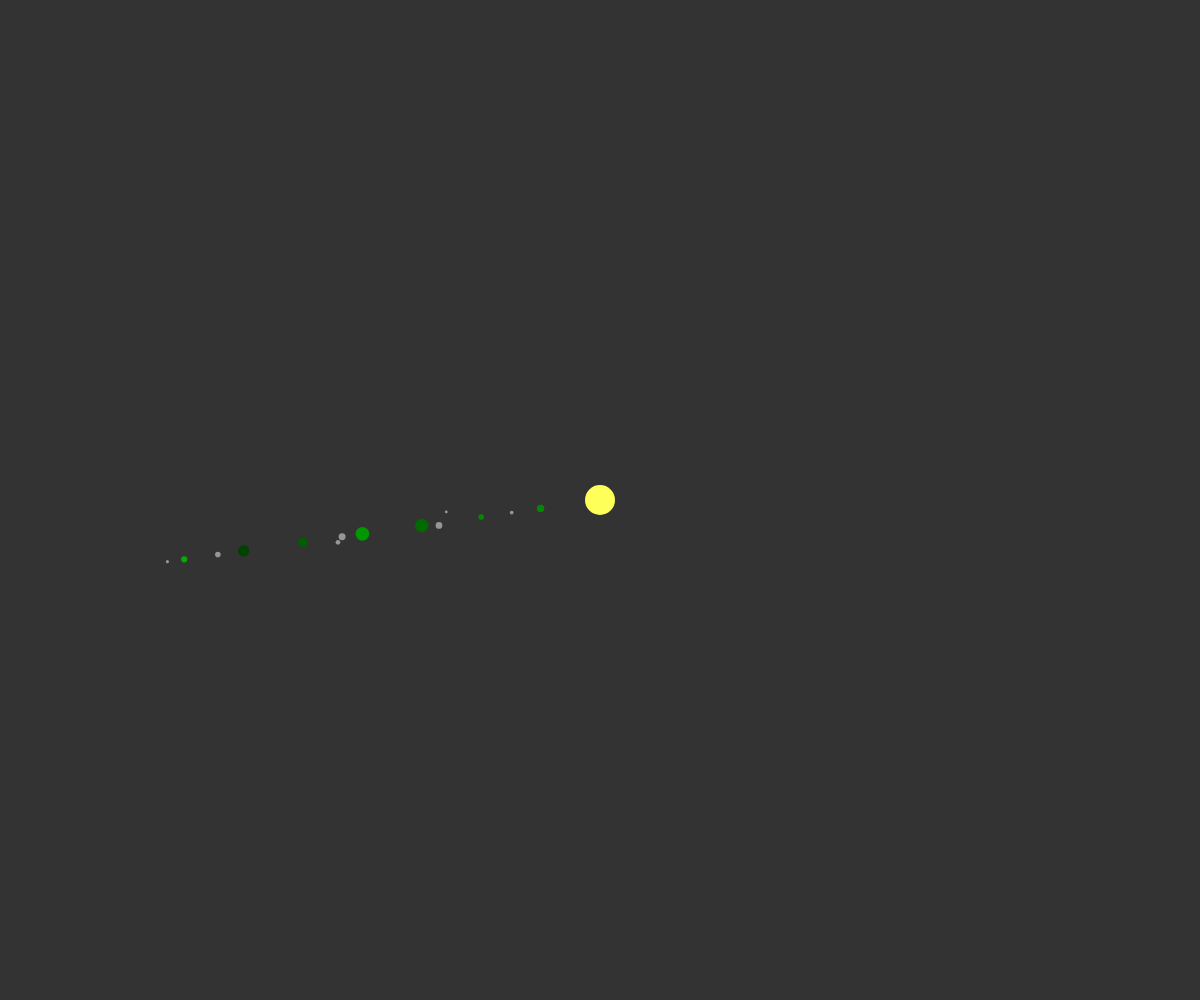
Frame 1 (no input)
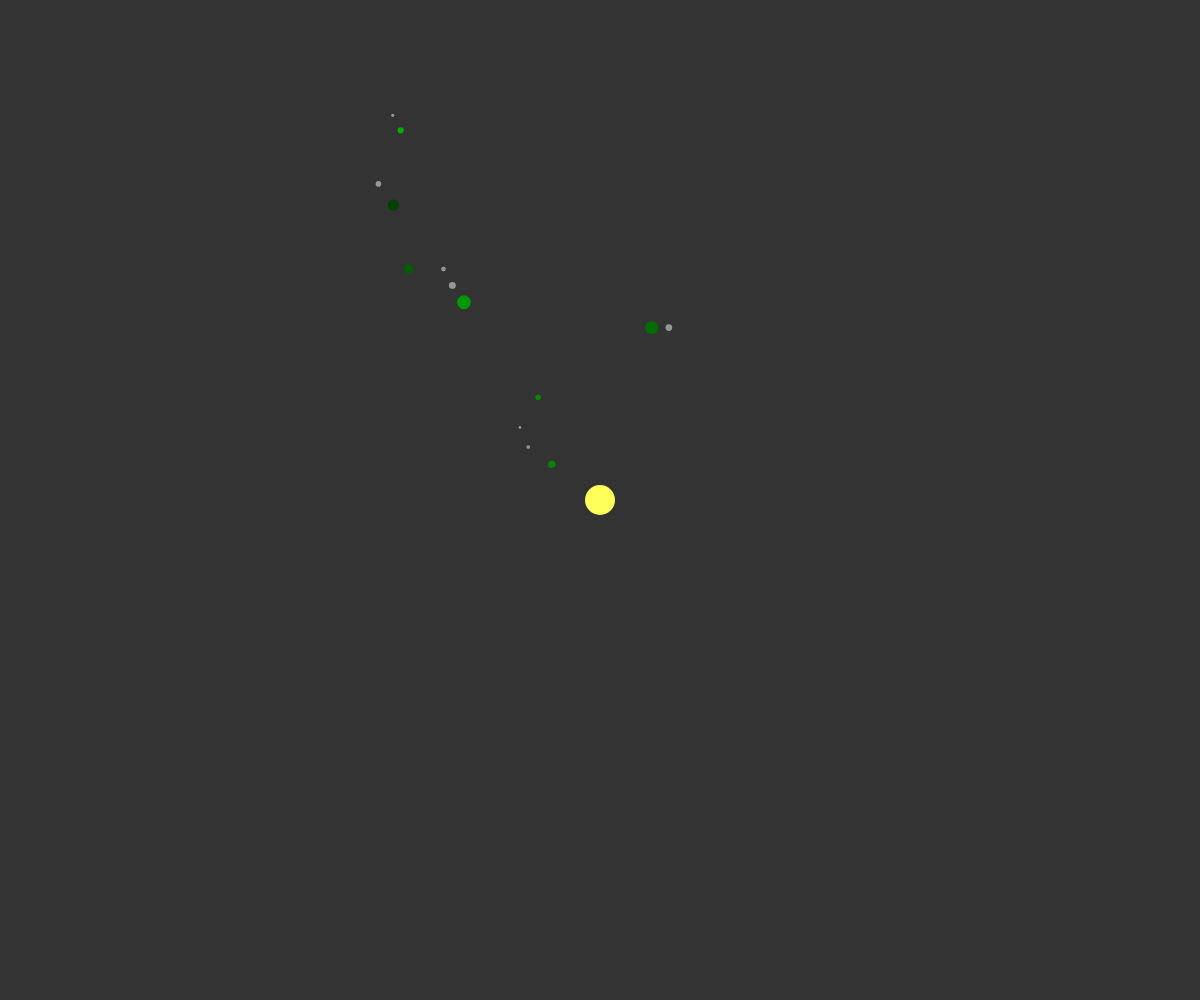
Frame 60 (no input)
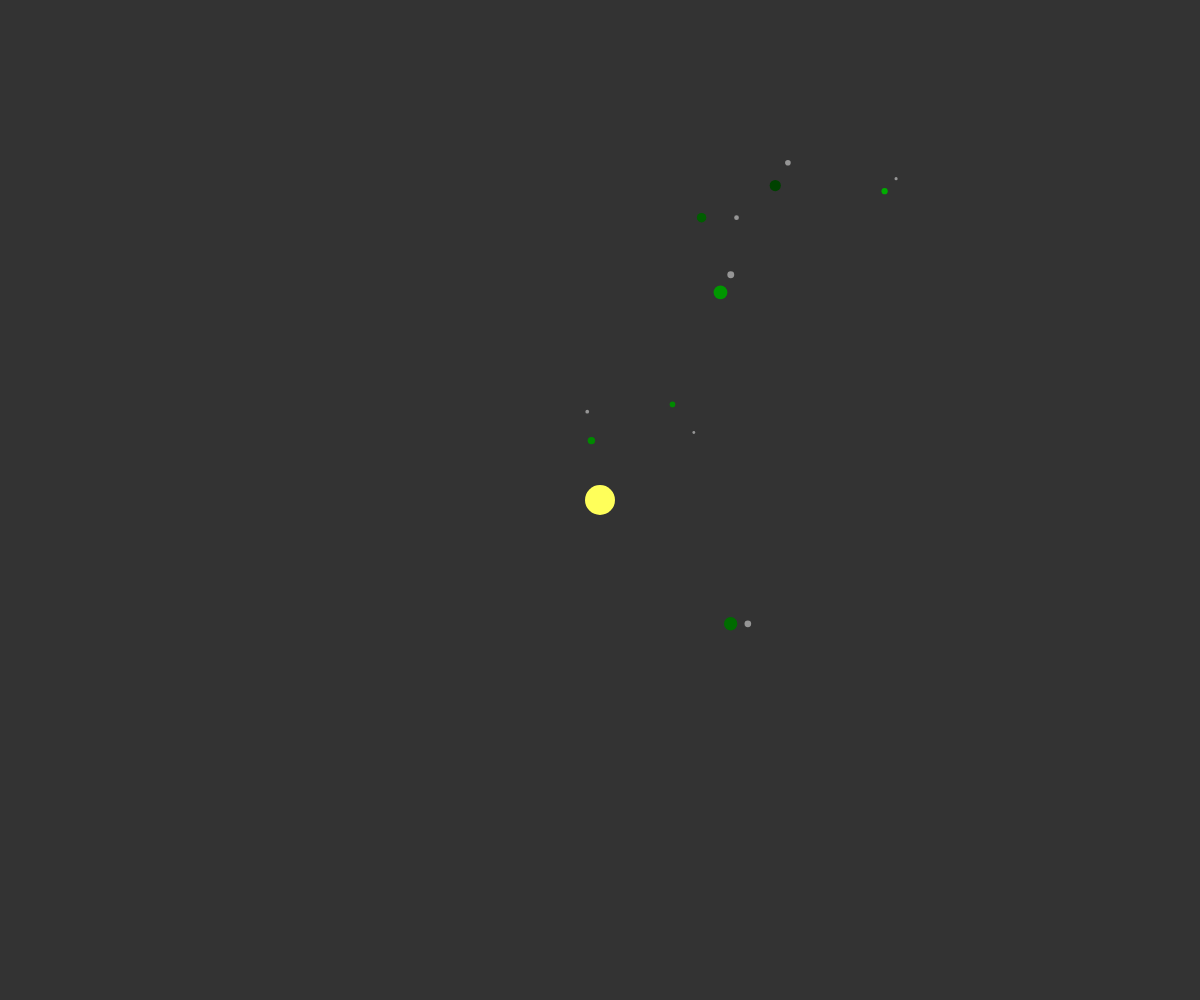
Frame 120 (the mouse pressed at the canvas centre since frame 60)

The p5.js sketch that drew these frames (run headless with seeded random() and noise() and a simulated clock; from frame 60 on, the mouse is pressed at the canvas centre):

// p5.js sketch
// ── sketch.js
var planet;
var moons = [];
var meteors = [];

function setup(){

  createCanvas(window.innerWidth,window.innerHeight)

  planet = new Planet(30);
  for (i = 1; i < 9; i+=1){
    moons[i-2] = new Moon(random(5,15),(i*2)-2,random(40-i,10-i))
  }
}

function draw(){
      background(51)
  planet.show()
  for (i=0; i< moons.length; i++){
    moons[i].calculate()
    moons[i].meteor()
    moons[i].show()
  }
}

// ── meteor.js
function Meteor(radius, distance, speed){
  this.radius = radius
  this.theta=random(0,20)
  this.rotationSpeed = speed/1000
  this.distance = distance;

  this.calculate = function(){
    this.x = this.distance*planet.radius*(cos(this.theta))
    this.y = this.distance*planet.radius*(sin(this.theta))
  }
  this.show = function() {
    ellipseMode(CENTER)
    fill(255)
    this.theta += this.rotationSpeed
    ellipse(this.x,this.y,this.radius,this.radius)
  }
}

// ── moon.js
function Moon(radius, distance, speed){
  this.radius = radius
  this.theta=random(0,20)
  this.rotationSpeed = speed/1000
  this.distance = distance;
  this.meteorDistance = random(0.5,1.5)
  this.theta = 3
  this.shade = random(50,175)
  this.fb = round(random(-1,1))


  this.calculate = function(){
    this.x = width/2 + this.distance*planet.radius*(cos(this.theta))
    this.y = height/2 + this.distance*planet.radius*(sin(this.theta))
  }
  this.show = function(mam) {

    ellipseMode(CENTER)
    fill(0,this.shade,0)
    this.theta += this.rotationSpeed
    noStroke()
    ellipse(this.x,this.y,this.radius,this.radius)
    fill(150,150,150)
    ellipse(this.mx,this.my,this.radius/2,this.radius/2)
  }
  this.meteor = function(){
    this.mx = this.x + this.meteorDistance*planet.radius*(cos(this.theta*this.fb))
    this.my = this.y + this.meteorDistance*planet.radius*(sin(this.theta*this.fb))
  }
}

// ── planet.js
function Planet(radius){
  this.x = width/2
  this.y = height/2
  this.radius = radius

  this.show = function() {
    noStroke()
    fill(255,255,90)
    ellipse(this.x,this.y,this.radius,this.radius)
  }
}
